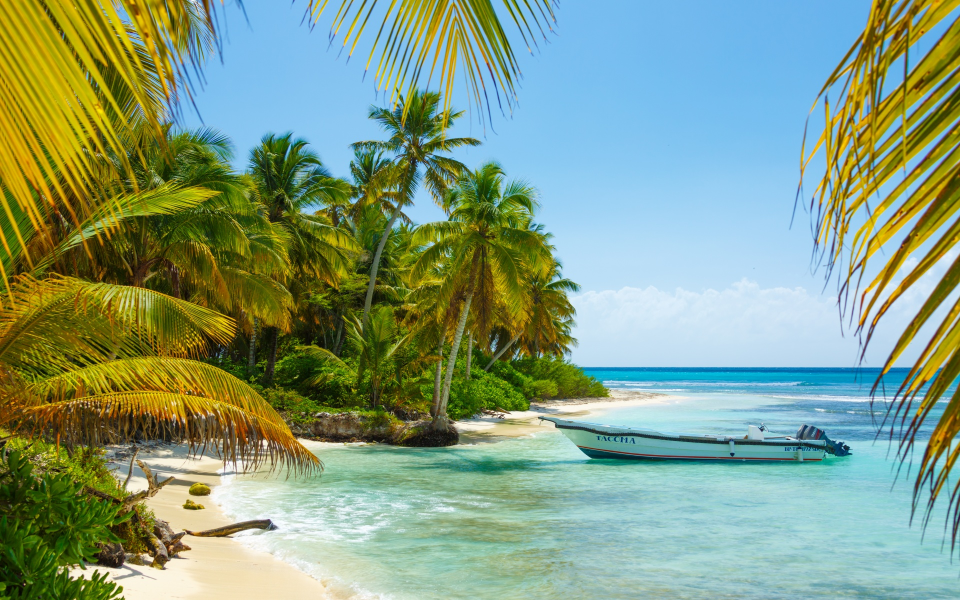
%> input picture Image compression/images/boat.jpg, 1920 x 1200 px (shown at 1/2 size)
$ octave compression.m   (GNU Octave 9; MATLAB toolbox functions it lacks are replaced by stand-ins)
%> lines starting %> are read from the running program, lines starting %| are printed output that depends on the picture
%% Introduction
% This worked example aims to demonstrate how we can perform image
% compression by using the singular value decomposition.
%
% As we have already learned, the SVD breaks a matrix up into sets of
% singular value components, which each consist of
% a) one number which is the singular value
% b) a vector which is the left singular vector
% c) a vector which is the right singular vector
% The idea of image compression is to use the image as a matrix. We can
% then throw away the "least significant" singular value components.
%
% This exercise runs with the following steps:
% 1) Load in some image data.
% 2) Extra a greyscale representation as a matrix.
% 3) Find the SVD.
% 4) Truncate the singular components.
% 5) Demonstrate the filesize changes.
%
% We end with setting you a little task to extend the compression to a full
% colour image.

%% Loading the data
% Matlab supports loading images via a right-click menu in the "Current
% folder". Here we show how it can be done programmatically.

% There are two example images. We choose the caribbean image, but you may
% like to uncomment the clock image for comparison.
%pic = imread('clock.jpg');
pic = imread('boat.jpg');
%> pic is the input picture: size 1200x1920x3 uint8; mean R, G, B 131.3, 156.5, 129.1

% The image is loaded in as an integer format. Convert to floating point
% so SVD can be taken.
pic = double(pic);
%> pic: size 1200x1920x3 double
% The loaded data is in the range from 0-255. Convert to the range 0-1.
pic = pic / 255;

%% Converting to greyscale
% The loaded data is a 3-dimensional "matrix". The red, green and blue
% components of the image are accessed with the last dimension.
red = pic(:,:,1);
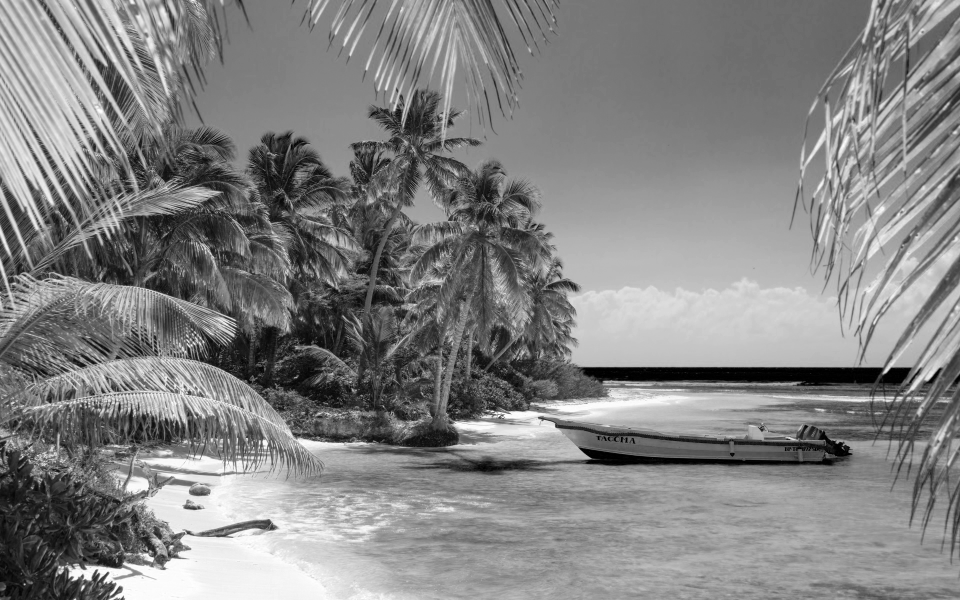
%> red: size 1200x1920 double (shown at 1/2 size); min 0, max 1, mean 0.515
green = pic(:,:,2);
blue = pic(:,:,3);
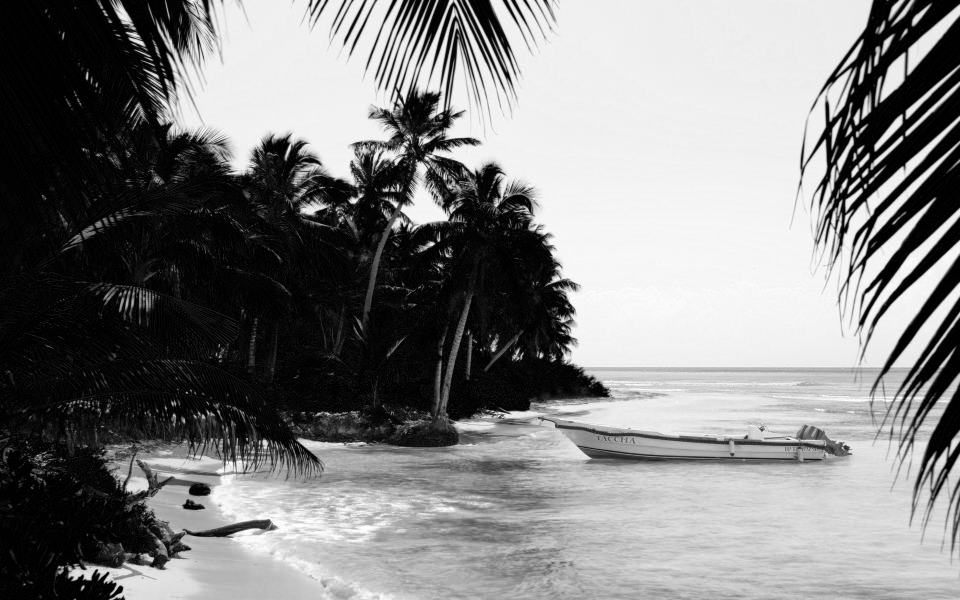
%> blue: size 1200x1920 double (shown at 1/2 size); min 0, max 1, mean 0.506

% To make a greyscale image we can take the average of this last dimension.
greyscale = mean(pic, 3);
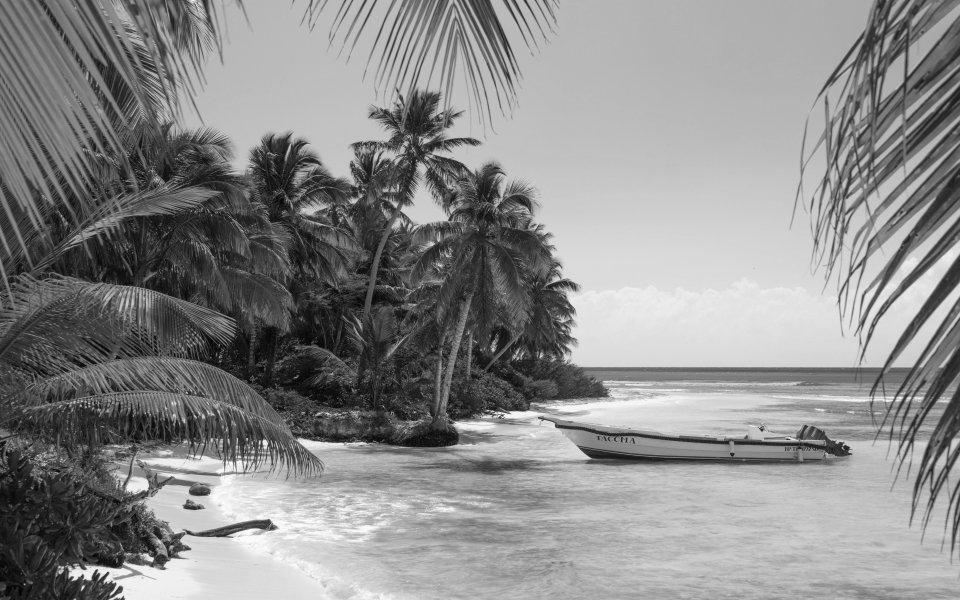
%> greyscale: size 1200x1920 double (shown at 1/2 size); min 0.00654, max 1, mean 0.545

% We now show what each of these parts look like.
figure
colormap gray

subplot(2,2,1)
imagesc(red)
axis equal tight off
title('Red')

subplot(2,2,2)
imagesc(green)
axis equal tight off
title('Green')

subplot(2,2,3)
imagesc(blue)
axis equal tight off
title('Blue')

subplot(2,2,4)
imagesc(greyscale)
axis equal tight off
title('Greyscale')

%% Perform the SVD
% This is a simple process in Matlab, perhaps the easiest part of the
% exercise.
[U,S,V] = svd(greyscale);

%% Compare with original
% By multiplying the matrices back together, we confirm that the
% decomposition has not lost any information in the image.

reconstructed = U*S*V';
figure
colormap gray
subplot(1,2,1)
imagesc(greyscale)
title('Original')
subplot(1,2,2)
imagesc(reconstructed)
title('Reconstructed')
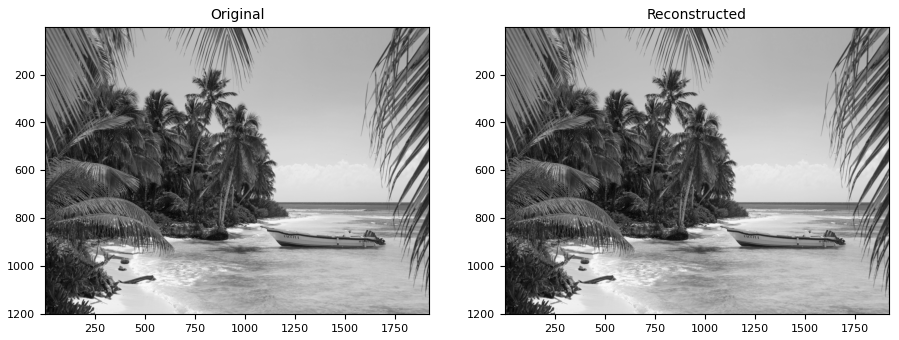
%> figure redrawn from the program's plot data, 2 panels

%% Compare with fewer singular values
% Now we will "chop off" some of the parts of the individual matrices, U,
% S and V.

figure
colormap gray

subplot_i = 1;
for Nretain = [1, 2, 5, 10, 20, 30, 50, 100, size(S,1)]
    U2 = U(:,1:Nretain);
    V2 = V(:,1:Nretain);
    S2 = S(1:Nretain,1:Nretain);

    reconstructed = U2*S2*V2';

    % Here we work out a guess at the memory requirement.
    % This is a very simple estimate, and neglects the possibility of other
    % types of compression on top of the image data.
    %
    % The raw byte requirement is 8 bytes for each float, and 1+N+M floats
    % for each singular vector, where N and M are the sizes of the matrix.
    % We divide by 1024^2 to convert to MB
    memrequired = Nretain * (1 + size(U,1) + size(V,1)) * 8 / 1024^2;
    memrequired = round(memrequired, 2);

    subplot(3,3,subplot_i)
    imagesc(reconstructed)
    axis equal tight off
    title(['N = ', num2str(Nretain), ' Mem = ', num2str(memrequired)])

    subplot_i = subplot_i + 1;
end
%> this loop made 9 passes
%> S2 on passes 1 to 2: 863.2, [863.2 0; 0 188.8]
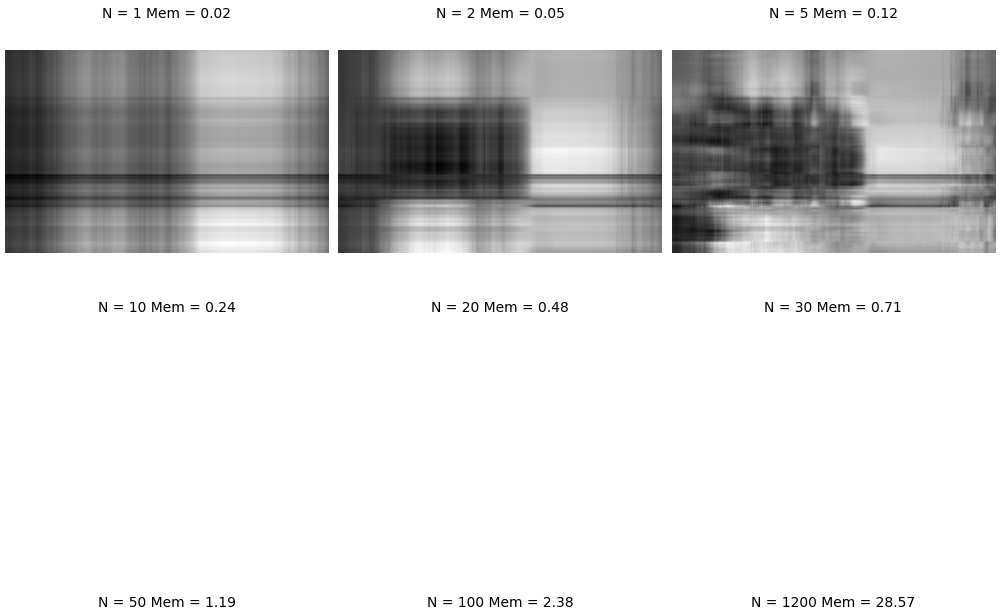
%> figure redrawn from the program's plot data, 9 panels

%% What do the first few singular values look like?

figure
colormap gray
for ind = 1:9
    contribution = U(:,ind) * V(:,ind)';
    contribution = abs(contribution) / max(abs(contribution(:)));

    subplot(3,3,ind)
    imshow(contribution)
    axis equal tight off
    title(['i = ', num2str(ind), ' contribution']);
end
%> this loop made 9 passes
%> pass 1, `imshow(contribution)`:
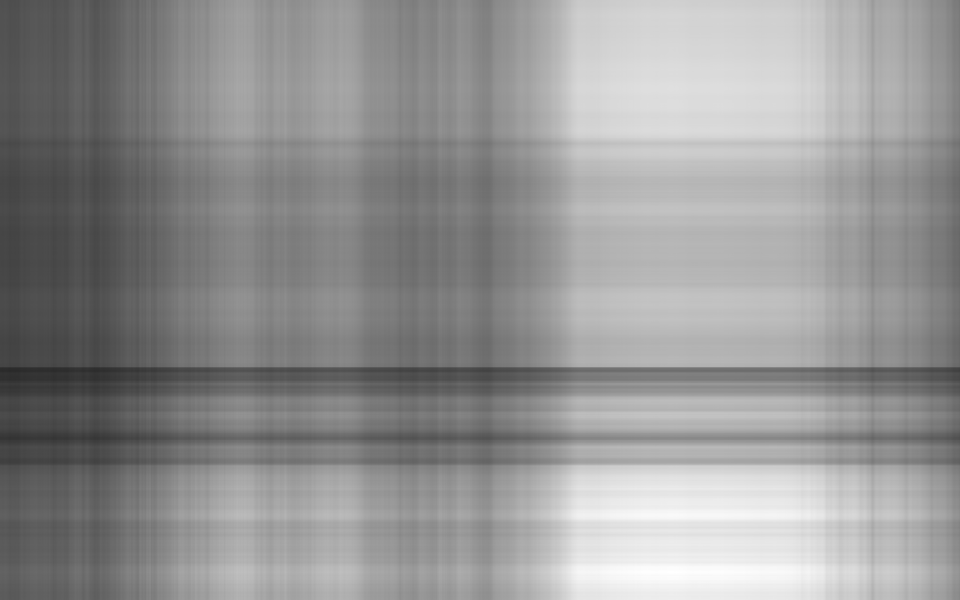
%> displayed picture: size 1200x1920, on the screen's scale of 0 to 255 (shown at 1/2 size); min 40, max 255, mean 147.8
%> after the loop:
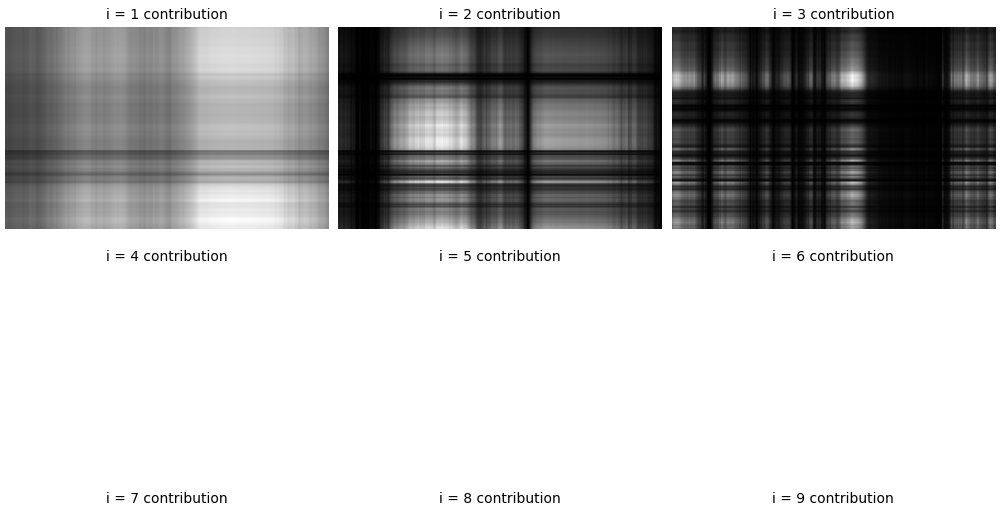
%> figure redrawn from the program's plot data, 9 panels

%% What would the compression look like?

% Save the full greyscale image matrix to file. We turn off Matlab mat file
% compression (which also requires the v7.3 format) to properly compare the
% SVD compression.
save full_greyscale.mat greyscale -v7.3 %-nocompression

% Consider 50 singular values only:
Nretain = 50;
U2 = U(:,1:Nretain);
V2 = V(:,1:Nretain);
S2 = S(1:Nretain,1:Nretain);
S2 = diag(S2);
%> S2 = 50 values, max 863.2 at index 1, min 12.57 at index 50, mean 44.21

% Save this information to file:
save compressed_greyscale.mat U2 V2 S2 -v7.3 %-nocompression

% You should now be able to see the difference between the two files.

%% Some comments
% Note that the SVD compression we present here cannot compete with
% sophisticated image compression techniques. This is mostly due to our
% represention using a matrix: we focus on individual pixels rather than
% image features.
%
% However, the compression we have just investigated is a demonstration of
% the utility of the SVD. It helps to pick out dominant features from a
% collection of data. This image compression example is useful because it
% is easy to visually see what is happening. In other, perhaps more useful,
% applications of the SVD, the process is often not as easy to visually
% identify.
